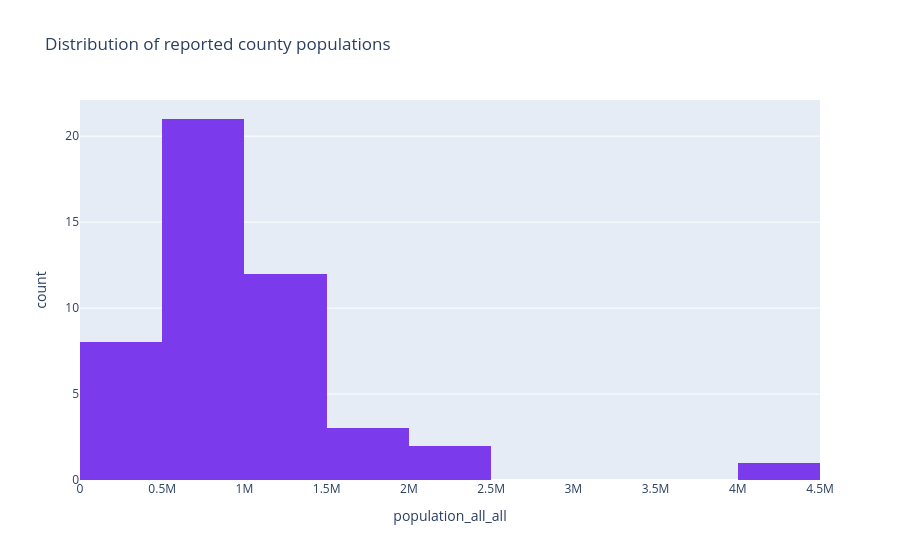

Notebook code for this chart:
### Markdown cell above
### Understanding the county population chart

The horizontal axis lists counties; the height of each bar on the vertical axis is the county's **reported population**. The tall Nairobi bar corresponds to **4,396,828**, while Lamu has **143,916**.

This makes differences in county size easy to see. A large absolute prediction error may have a different practical significance in a large county than in a small one; this chart does not itself measure model error.

### Code cell
figures['county_distribution'].show()

### Figure 1 — Plotly figure (JSON) as saved in the notebook; plotly's stock layout.template omitted (floating-point values rounded to 4 significant figures)
{"data": [{"alignmentgroup": "True", "bingroup": "x", "hovertemplate": "population_all_all=%{x}<br>count=%{y}<extra></extra>", "legendgroup": "", "marker": {"color": "#7C3AED", "pattern": {"shape": ""}}, "name": "", "nbinsx": 15, "offsetgroup": "", "orientation": "v", "showlegend": false, "type": "histogram", "x": [4396828, 2417600, 2162107, 1867539, 1670535, 1545673, 1453762, 1421898, 1266822, 1208303, 1163158, 1157847, 1155551, 1136154, 1131927, 1117802, 1116401, 1056609, 993165, 990313, 987633, 926955, 901749, 893653, 885689, 875666, 867420, 866802, 841319, 781214, 759133, 666750, 638269, 621226, 610380, 608575, 605563, 590001, 518542, 459767, 454468, 393170, 340664, 315941, 310320, 267993, 143916], "xaxis": "x", "yaxis": "y"}], "layout": {"barmode": "relative", "legend": {"tracegroupgap": 0}, "title": {"text": "Distribution of reported county populations"}, "xaxis": {"anchor": "y", "domain": [0, 1], "title": {"text": "population_all_all"}}, "yaxis": {"anchor": "x", "domain": [0, 1], "title": {"text": "count"}}}}
